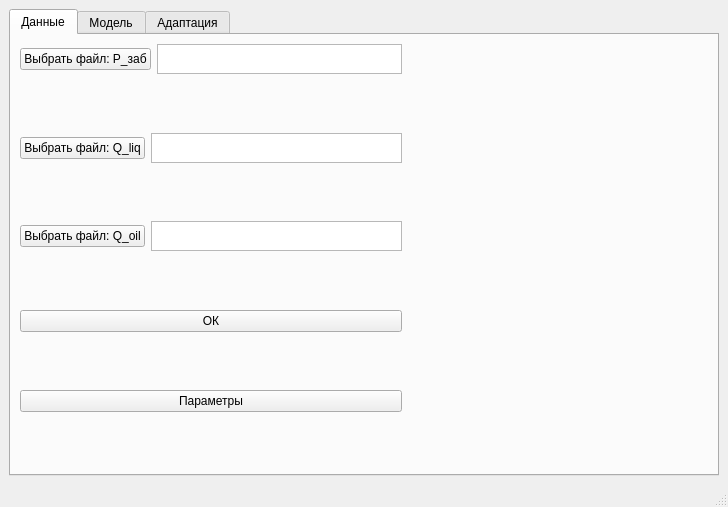
<?xml version="1.0" encoding="UTF-8"?>
<ui version="4.0">
 <class>MainWindow</class>
 <widget class="QMainWindow" name="MainWindow">
  <property name="geometry">
   <rect>
    <x>0</x>
    <y>0</y>
    <width>728</width>
    <height>507</height>
   </rect>
  </property>
  <property name="windowTitle">
   <string>MainWindow</string>
  </property>
  <widget class="QWidget" name="centralwidget">
   <layout class="QHBoxLayout" name="horizontalLayout_7">
    <item>
     <widget class="QTabWidget" name="tabWidget">
      <property name="minimumSize">
       <size>
        <width>0</width>
        <height>0</height>
       </size>
      </property>
      <property name="maximumSize">
       <size>
        <width>1000</width>
        <height>1000</height>
       </size>
      </property>
      <property name="tabPosition">
       <enum>QTabWidget::North</enum>
      </property>
      <property name="currentIndex">
       <number>0</number>
      </property>
      <property name="iconSize">
       <size>
        <width>40</width>
        <height>30</height>
       </size>
      </property>
      <widget class="QWidget" name="tab_data">
       <property name="enabled">
        <bool>true</bool>
       </property>
       <property name="sizePolicy">
        <sizepolicy hsizetype="Preferred" vsizetype="Preferred">
         <horstretch>0</horstretch>
         <verstretch>0</verstretch>
        </sizepolicy>
       </property>
       <property name="minimumSize">
        <size>
         <width>700</width>
         <height>0</height>
        </size>
       </property>
       <attribute name="title">
        <string>Данные</string>
       </attribute>
       <layout class="QHBoxLayout" name="horizontalLayout_2">
        <item>
         <layout class="QHBoxLayout" name="horizontalLayout">
          <item>
           <layout class="QVBoxLayout" name="verticalLayout">
            <item>
             <layout class="QHBoxLayout" name="horizontalLayout_4">
              <item>
               <widget class="QPushButton" name="browse_button">
                <property name="text">
                 <string>Выбрать файл: P_заб</string>
                </property>
               </widget>
              </item>
              <item>
               <widget class="QTextEdit" name="filepath_textedit">
                <property name="enabled">
                 <bool>true</bool>
                </property>
                <property name="sizePolicy">
                 <sizepolicy hsizetype="Minimum" vsizetype="Minimum">
                  <horstretch>0</horstretch>
                  <verstretch>0</verstretch>
                 </sizepolicy>
                </property>
                <property name="minimumSize">
                 <size>
                  <width>100</width>
                  <height>30</height>
                 </size>
                </property>
                <property name="maximumSize">
                 <size>
                  <width>250</width>
                  <height>30</height>
                 </size>
                </property>
                <property name="undoRedoEnabled">
                 <bool>true</bool>
                </property>
                <property name="readOnly">
                 <bool>false</bool>
                </property>
               </widget>
              </item>
             </layout>
            </item>
            <item>
             <spacer name="verticalSpacer">
              <property name="orientation">
               <enum>Qt::Vertical</enum>
              </property>
              <property name="sizeHint" stdset="0">
               <size>
                <width>20</width>
                <height>40</height>
               </size>
              </property>
             </spacer>
            </item>
            <item>
             <layout class="QHBoxLayout" name="horizontalLayout_3">
              <item>
               <widget class="QPushButton" name="browse_button2">
                <property name="text">
                 <string>Выбрать файл: Q_liq</string>
                </property>
               </widget>
              </item>
              <item>
               <widget class="QTextEdit" name="filepath_textedit2">
                <property name="minimumSize">
                 <size>
                  <width>0</width>
                  <height>30</height>
                 </size>
                </property>
                <property name="maximumSize">
                 <size>
                  <width>16777215</width>
                  <height>30</height>
                 </size>
                </property>
               </widget>
              </item>
             </layout>
            </item>
            <item>
             <spacer name="verticalSpacer_2">
              <property name="orientation">
               <enum>Qt::Vertical</enum>
              </property>
              <property name="sizeHint" stdset="0">
               <size>
                <width>20</width>
                <height>40</height>
               </size>
              </property>
             </spacer>
            </item>
            <item>
             <layout class="QHBoxLayout" name="horizontalLayout_6">
              <item>
               <widget class="QPushButton" name="browse_button3">
                <property name="text">
                 <string>Выбрать файл: Q_oil</string>
                </property>
               </widget>
              </item>
              <item>
               <widget class="QTextEdit" name="filepath_textedit3">
                <property name="minimumSize">
                 <size>
                  <width>0</width>
                  <height>30</height>
                 </size>
                </property>
                <property name="maximumSize">
                 <size>
                  <width>16777215</width>
                  <height>30</height>
                 </size>
                </property>
               </widget>
              </item>
             </layout>
            </item>
            <item>
             <spacer name="verticalSpacer_5">
              <property name="orientation">
               <enum>Qt::Vertical</enum>
              </property>
              <property name="sizeHint" stdset="0">
               <size>
                <width>20</width>
                <height>40</height>
               </size>
              </property>
             </spacer>
            </item>
            <item>
             <widget class="QPushButton" name="pushButton">
              <property name="text">
               <string>ОК</string>
              </property>
             </widget>
            </item>
            <item>
             <spacer name="verticalSpacer_3">
              <property name="orientation">
               <enum>Qt::Vertical</enum>
              </property>
              <property name="sizeHint" stdset="0">
               <size>
                <width>20</width>
                <height>40</height>
               </size>
              </property>
             </spacer>
            </item>
            <item>
             <widget class="QPushButton" name="data_prmrs_button">
              <property name="text">
               <string>Параметры</string>
              </property>
             </widget>
            </item>
            <item>
             <spacer name="verticalSpacer_4">
              <property name="orientation">
               <enum>Qt::Vertical</enum>
              </property>
              <property name="sizeHint" stdset="0">
               <size>
                <width>20</width>
                <height>40</height>
               </size>
              </property>
             </spacer>
            </item>
           </layout>
          </item>
          <item>
           <layout class="QVBoxLayout" name="verticalLayout_5">
            <item>
             <widget class="QWidget" name="plot_2" native="true">
              <property name="minimumSize">
               <size>
                <width>300</width>
                <height>0</height>
               </size>
              </property>
             </widget>
            </item>
            <item>
             <layout class="QVBoxLayout" name="verticalLayout_6">
              <item>
               <widget class="QWidget" name="plot_1" native="true">
                <property name="minimumSize">
                 <size>
                  <width>300</width>
                  <height>0</height>
                 </size>
                </property>
               </widget>
              </item>
             </layout>
            </item>
           </layout>
          </item>
         </layout>
        </item>
       </layout>
      </widget>
      <widget class="QWidget" name="tab_model">
       <attribute name="title">
        <string>Модель</string>
       </attribute>
       <layout class="QHBoxLayout" name="horizontalLayout_8">
        <item>
         <layout class="QVBoxLayout" name="verticalLayout_9">
          <item>
           <widget class="QComboBox" name="well_type_combo">
            <item>
             <property name="text">
              <string>Вертикальная скважина</string>
             </property>
            </item>
            <item>
             <property name="text">
              <string>Горизонтальная скважина</string>
             </property>
            </item>
            <item>
             <property name="text">
              <string>ВС с ГРП</string>
             </property>
            </item>
            <item>
             <property name="text">
              <string>ГС с МГРП</string>
             </property>
            </item>
           </widget>
          </item>
          <item>
           <widget class="QComboBox" name="form_of_area_combo">
            <item>
             <property name="text">
              <string>Прямоугольная</string>
             </property>
            </item>
           </widget>
          </item>
          <item>
           <widget class="QComboBox" name="boundaries_type_combo">
            <property name="editable">
             <bool>false</bool>
            </property>
            <property name="currentText">
             <string>Замкнутая</string>
            </property>
            <item>
             <property name="text">
              <string>Замкнутая</string>
             </property>
            </item>
            <item>
             <property name="text">
              <string>Пост. давление целиком (сссс)</string>
             </property>
            </item>
            <item>
             <property name="text">
              <string>Пост. давление Север и Юг (cncn)</string>
             </property>
            </item>
            <item>
             <property name="text">
              <string>Пост. давление Запад и Восток (ncnc)</string>
             </property>
            </item>
           </widget>
          </item>
          <item>
           <layout class="QHBoxLayout" name="horizontalLayout_5">
            <item>
             <widget class="QPushButton" name="model_prmrs_button">
              <property name="text">
               <string>Параметры модели</string>
              </property>
             </widget>
            </item>
            <item>
             <widget class="QPushButton" name="prmrs_dunno_button">
              <property name="text">
               <string>Параметры прогноза</string>
              </property>
             </widget>
            </item>
           </layout>
          </item>
         </layout>
        </item>
        <item>
         <layout class="QVBoxLayout" name="verticalLayout_7">
          <item>
           <widget class="QWidget" name="plot_3" native="true"/>
          </item>
          <item>
           <layout class="QVBoxLayout" name="verticalLayout_8">
            <item>
             <widget class="QWidget" name="plot_4" native="true"/>
            </item>
           </layout>
          </item>
         </layout>
        </item>
       </layout>
      </widget>
      <widget class="QWidget" name="tab_adaptation">
       <attribute name="title">
        <string>Адаптация</string>
       </attribute>
      </widget>
     </widget>
    </item>
   </layout>
  </widget>
  <widget class="QStatusBar" name="statusbar"/>
 </widget>
 <resources/>
 <connections/>
</ui>
